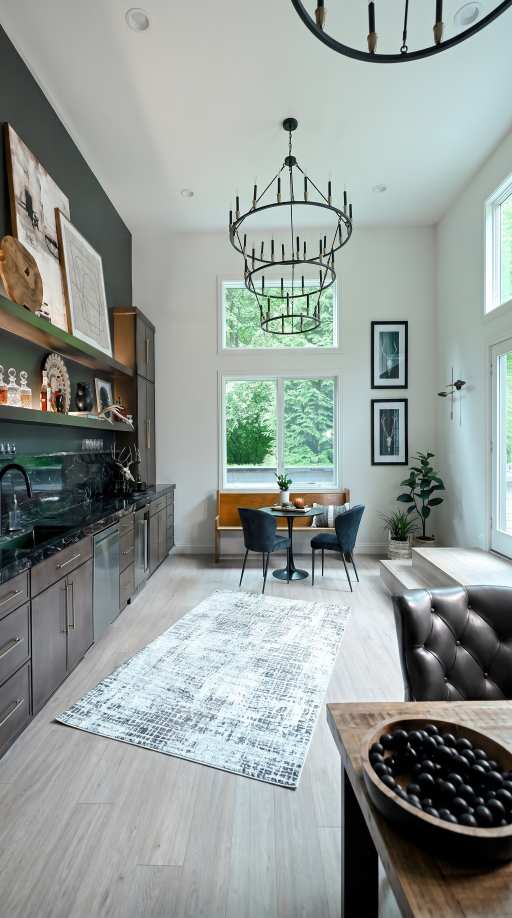
#> input picture marketing/meta-ads/ai-source/outpaint-01.jpg, 1536 x 2752 px, given in place of geist-upper-level-1.jpg, which was not available (shown at 1/3 size)
$ python build_ads.py
#> lines starting #> are read from the running program, lines starting #| are printed output that depends on the picture; pictures that were not available may be replaced by others from this repository, and a replacement may not be noted
#!/usr/bin/env python3
"""
HomeStar Meta/Facebook ad creative builder.

Composites brand typography over REAL project photography. The source photo is
never regenerated, restyled or redrawn -- it is only cropped and scaled, so
what a homeowner sees in the ad is what HomeStar actually built.

Overlay graphics are drawn on a 3x supersampled RGBA layer and downsampled with
LANCZOS, which gives print-grade type edges without needing a huge source photo.

Usage:
    python build_ads.py            # render every ad in ADS
    python build_ads.py basement   # render ads whose slug contains "basement"
"""

import os
import sys
from PIL import Image, ImageDraw, ImageFilter, ImageFont

HERE = os.path.dirname(os.path.abspath(__file__))
REPO = os.path.abspath(os.path.join(HERE, "..", ".."))
IMG = os.path.join(REPO, "public", "images")
FONTS = os.path.join(HERE, "fonts")
ASSETS = os.path.join(HERE, "assets")   # upscaled / prepped sources
OUT = os.path.join(HERE, "renders")

# ── Brand tokens (mirrors C in src/App.jsx) ────────────────────────────
NAVY = (27, 42, 74)
NAVY_DARK = (17, 29, 53)
GREEN = (92, 184, 50)
GREEN_LT = (111, 209, 60)
WHITE = (255, 255, 255)

S = 3  # supersample factor for the overlay layer

# Meta placements. safe_top/safe_bottom are the UI-reserved zones Meta
# overlays on Reels & Stories -- nothing readable may sit inside them.
PLACEMENTS = {
    "feed":    {"size": (1080, 1350), "safe_top": 0,   "safe_bottom": 0},
    "square":  {"size": (1080, 1080), "safe_top": 0,   "safe_bottom": 0},
    "reels":   {"size": (1080, 1920), "safe_top": 250, "safe_bottom": 420},
}


def photo_path(name):
    """Prefer a prepped asset (e.g. an upscale) over the raw site image."""
#> in render_scrim, src is the input picture: PIL image 1536x2752 RGB; mean R, G, B 146.6, 154, 150.4
    local = os.path.join(ASSETS, name)
    return local if os.path.isfile(local) else os.path.join(IMG, name)


def font(weight, px):
    path = os.path.join(FONTS, f"PlusJakartaSans-{weight}.ttf")
    return ImageFont.truetype(path, px)


def text_w(draw, s, f, tracking=0):
    if not s:
        return 0
    w = draw.textlength(s, font=f)
    return w + tracking * (len(s) - 1)


def draw_tracked(draw, xy, s, f, fill, tracking=0):
    """Draw text with manual letter-spacing."""
    x, y = xy
    if tracking == 0:
        draw.text((x, y), s, font=f, fill=fill)
        return
    for ch in s:
        draw.text((x, y), ch, font=f, fill=fill)
        x += draw.textlength(ch, font=f) + tracking


def wrap(draw, words_or_text, f, max_w, tracking=0):
    """Greedy word wrap to max_w. Honours explicit \n."""
    lines = []
    for para in str(words_or_text).split("\n"):
        cur = ""
        for word in para.split():
            trial = word if not cur else cur + " " + word
            if text_w(draw, trial, f, tracking) <= max_w or not cur:
                cur = trial
            else:
                lines.append(cur)
                cur = word
        lines.append(cur)
    return lines


def fit_lines(draw, text, weight, max_w, max_px, min_px, tracking_ratio=-0.02,
              max_lines=3):
    """Shrink until the text wraps into <= max_lines within max_w."""
    px = max_px
    while px > min_px:
        f = font(weight, px)
        tr = px * tracking_ratio
        lines = wrap(draw, text, f, max_w, tr)
        if len(lines) <= max_lines and all(
            text_w(draw, ln, f, tr) <= max_w for ln in lines
        ):
            return f, lines, tr
        px -= 2
    f = font(weight, min_px)
    tr = min_px * tracking_ratio
    return f, wrap(draw, text, f, max_w, tr), tr


def pill(draw, x, y, label, f, bg, fg, tracking, pad_x, pad_y, radius=None):
    """Rounded badge. Returns (width, height) of the drawn pill."""
    tw = text_w(draw, label, f, tracking)
    asc, desc = f.getmetrics()
    th = asc
    w = tw + pad_x * 2
    h = th + pad_y * 2
    r = radius if radius is not None else h / 2
    draw.rounded_rectangle([x, y, x + w, y + h], radius=r, fill=bg)
    draw_tracked(draw, (x + pad_x, y + pad_y - desc * 0.12), label, f, fg, tracking)
    return w, h


def smart_crop(im, target_w, target_h, fx=0.5, fy=0.5):
    """Cover-crop to target aspect, biased to a focal point in 0..1."""
#> called with target_w = 1080, target_h = 1350, fx = 0.5, fy = 0.5
    tw, th = target_w, target_h
    sw, sh = im.size
    scale = max(tw / sw, th / sh)
    nw, nh = max(tw, int(round(sw * scale))), max(th, int(round(sh * scale)))
    im = im.resize((nw, nh), Image.LANCZOS)
    left = int(round((nw - tw) * fx))
    top = int(round((nh - th) * fy))
    return im.crop((left, top, left + tw, top + th))
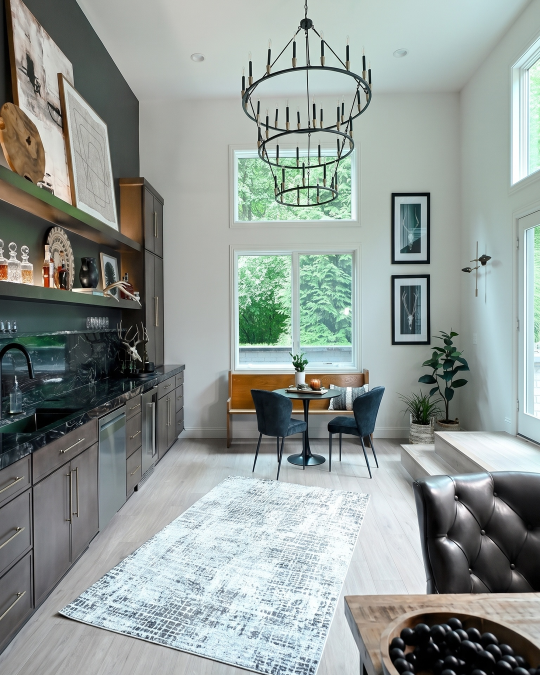
#> returned value: PIL image 1080x1350 RGB (shown at 1/2 size); mean R, G, B 145.2, 153.8, 149.9


def vgradient(w, h, rgb, a_top, a_bottom, ease=2.0):
    """Vertical alpha ramp used for the photo scrim."""
    g = Image.new("RGBA", (1, h))
    px = g.load()
    for y in range(h):
        t = (y / max(h - 1, 1)) ** ease
        a = int(round(a_top + (a_bottom - a_top) * t))
        px[0, y] = (rgb[0], rgb[1], rgb[2], a)
    return g.resize((w, h), Image.BILINEAR)


def wordmark(draw, x, y, scale, on_dark=True):
    """HOMESTAR / SERVICES & CONTRACTING lockup. Returns height drawn."""
    f1 = font("ExtraBold", int(30 * scale))
    f2 = font("Bold", int(12 * scale))
    c1 = WHITE if on_dark else NAVY
    c2 = GREEN_LT if on_dark else GREEN
    draw_tracked(draw, (x, y), "HOMESTAR", f1, c1, tracking=1.5 * scale)
    draw_tracked(draw, (x, y + int(36 * scale)), "SERVICES & CONTRACTING", f2, c2,
                 tracking=3.0 * scale)
    return int(56 * scale)


# ── Layout: solid band ─────────────────────────────────────────────────
def render_band(ad, placement):
    spec = PLACEMENTS[placement]
    W, H = spec["size"]
    src = Image.open(photo_path(ad["photo"])).convert("RGB")

    pad = int(W * 0.068) * S
    inner_w = W * S - pad * 2
    lift = spec["safe_bottom"]

    # Measure the copy first, then size the band to it. A fixed band ratio
    # leaves dead navy under short headlines and crowds long ones.
    probe = ImageDraw.Draw(Image.new("RGBA", (8, 8)))
    f_h, lines, tr = fit_lines(
        probe, ad["headline"], "ExtraBold", inner_w,
        max_px=int(ad.get("h_px", 66) * S), min_px=int(30 * S), max_lines=3,
    )
    lh = int(f_h.size * 1.06)
    content = int(46 * S) + lh * len(lines)

    sub_lines, f_s, sub_lh = [], None, 0
    if ad.get("sub"):
        f_s = font("Medium", int(ad.get("s_px", 27) * S))
        sub_lines = wrap(probe, ad["sub"], f_s, inner_w)
        sub_lh = int(f_s.size * 1.34)
        content += int(16 * S) + sub_lh * len(sub_lines)
    content += int(112 * S)  # CTA row + breathing room

    band_h = int(min(max(content / S, H * 0.26), H * 0.46))
    photo_h = H - band_h - lift

    canvas = Image.new("RGB", (W, H), NAVY)
    canvas.paste(smart_crop(src, W, photo_h, ad.get("fx", .5), ad.get("fy", .5)), (0, 0))

    ov = Image.new("RGBA", (W * S, H * S), (0, 0, 0, 0))
    d = ImageDraw.Draw(ov)

    band_top = photo_h * S
    d.rectangle([0, band_top, W * S, H * S], fill=NAVY + (255,))
    d.rectangle([0, band_top, W * S, band_top + int(7 * S)], fill=GREEN + (255,))

    y = band_top + int(46 * S)
    for ln in lines:
        draw_tracked(d, (pad, y), ln, f_h, WHITE, tr)
        y += lh

    if sub_lines:
        y += int(16 * S)
        for ln in sub_lines:
            d.text((pad, y), ln, font=f_s, fill=GREEN_LT)
            y += sub_lh

    # CTA chip + wordmark share the band's bottom line.
    base_y = H * S - lift * S - int(52 * S)
    if ad.get("cta"):
        f_c = font("ExtraBold", int(23 * S))
        pill(d, pad, base_y - int(8 * S), ad["cta"], f_c, GREEN + (255,), WHITE,
             tracking=1.0 * S, pad_x=int(26 * S), pad_y=int(15 * S))

    wm_w = int(200 * S)
    wordmark(d, W * S - pad - wm_w, base_y - int(2 * S), S, on_dark=True)

    _badges(d, ad, W, pad, top=int(42 * S) + spec["safe_top"] * S)

    canvas = Image.alpha_composite(canvas.convert("RGBA"),
                                   ov.resize((W, H), Image.LANCZOS))
    return canvas.convert("RGB")


# ── Layout: editorial scrim ────────────────────────────────────────────
def render_scrim(ad, placement):
    spec = PLACEMENTS[placement]
    W, H = spec["size"]
    src = Image.open(photo_path(ad["photo"])).convert("RGB")

    canvas = smart_crop(src, W, H, ad.get("fx", .5), ad.get("fy", .5)).convert("RGBA")

    # Two stacked ramps: a long soft one for mood, a short hard one under the
    # type so the headline stays legible over a bright photo.
    scrim_h = int(H * ad.get("scrim", 0.62))
    canvas.alpha_composite(
        vgradient(W, scrim_h, NAVY_DARK, 0, 232, ease=1.5), (0, H - scrim_h)
    )
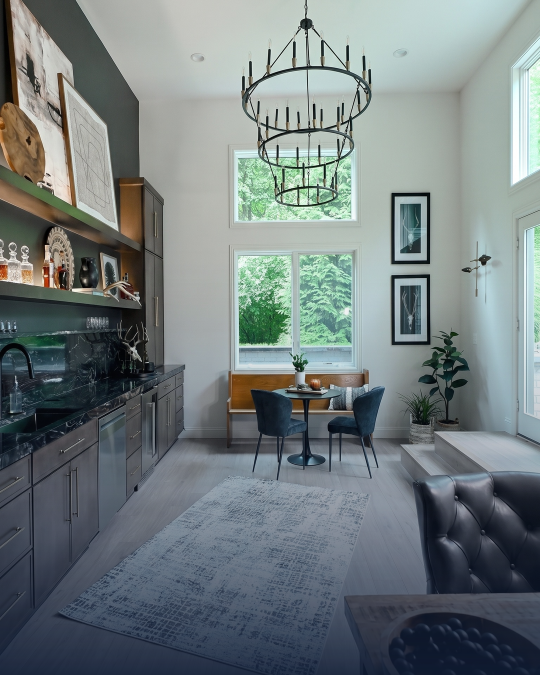
#> canvas: PIL image 1080x1350 RGBA (shown at 1/2 size); mean R, G, B, A 114.9, 124.8, 126.2, 255
    hard_h = int(H * 0.34)
    canvas.alpha_composite(
        vgradient(W, hard_h, NAVY_DARK, 0, 236, ease=1.1), (0, H - hard_h)
    )
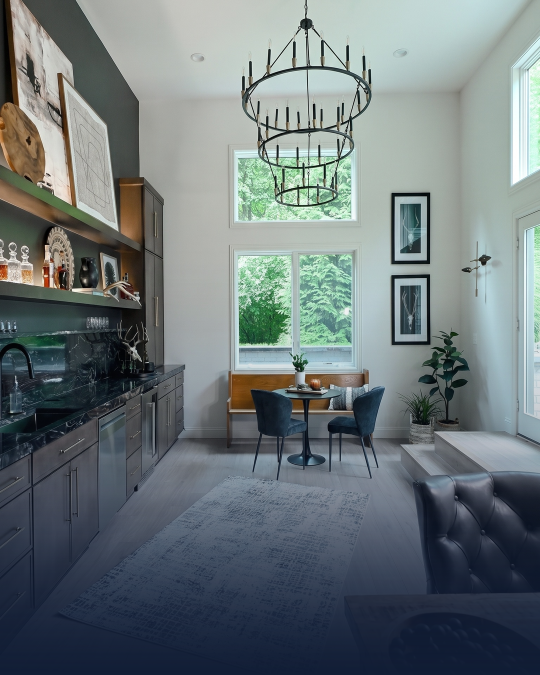
#> canvas: PIL image 1080x1350 RGBA (shown at 1/2 size); mean R, G, B, A 108.4, 118.6, 121, 255
    canvas.alpha_composite(vgradient(W, int(H * 0.26), NAVY_DARK, 175, 0, ease=1.0), (0, 0))
#> (the rest of the program and of its run is left out)
